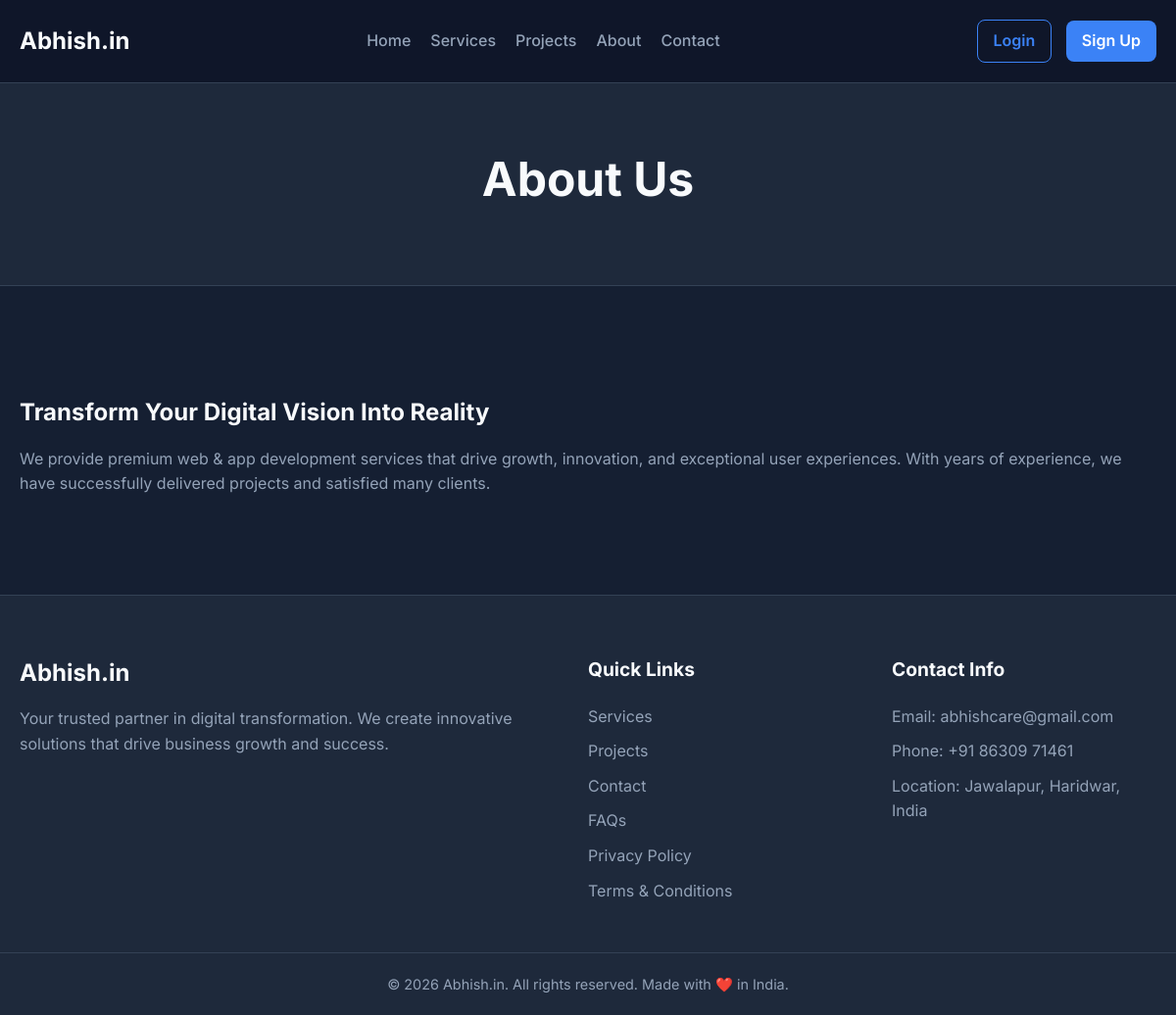
/index.php?url=pages/about, run on the app's committed database.
### tables this page shows
CREATE TABLE IF NOT EXISTS pages (
    id INT AUTO_INCREMENT PRIMARY KEY,
    slug VARCHAR(100) NOT NULL UNIQUE,
    title VARCHAR(255) NOT NULL,
    content LONGTEXT NOT NULL,
    created_at TIMESTAMP DEFAULT CURRENT_TIMESTAMP,
    updated_at TIMESTAMP DEFAULT CURRENT_TIMESTAMP ON UPDATE CURRENT_TIMESTAMP
);

### app/controllers/Pages.php (called while the page is built, shortened)
<?php
class Pages extends Controller {
    private $contentModel;
    public function __construct() {
        $this->contentModel = $this->model('ContentModel');
    }
    public function about() {
        $page = $this->contentModel->getPageBySlug('about');
        $data = [
            'settings' => $this->contentModel->getSettings(),
            'page' => $page
        ];
        $this->view('pages/dynamic_page', $data);
    }
}

### core/Router.php (called while the page is built, shortened)
<?php
class Router {
    protected $currentMethod = 'index';
    public function __construct() {
        $url = $this->getUrl();
        if (isset($url[0]) && file_exists('../app/controllers/' . ucwords($url[0]) . '.php')) {
            unset($url[0]);
        }
        $this->currentController = new $this->currentController;
        if (isset($url[1])) {
            if (method_exists($this->currentController, $url[1])) {
                $this->currentMethod = $url[1];
                unset($url[1]);
            }
        }
        $this->params = $url ? array_values($url) : [];
        call_user_func_array([$this->currentController, $this->currentMethod], $this->params);
    }
    public function getUrl() {
        if (isset($_GET['url'])) {
            $url = rtrim($_GET['url'], '/');
            $url = filter_var($url, FILTER_SANITIZE_URL);
            $url = explode('/', $url);
            return $url;
        }
        return [];
    }
}

### public/index.php (called while the page is built, shortened)
<?php
spl_autoload_register(function ($className) {
    $file = '../core/' . $className . '.php';
});
$init = new Router();

### core/Database.php (called while the page is built, shortened)
<?php
class Database {
    private $host = DB_HOST;
    private $user = DB_USER;
    private $pass = DB_PASS;
    private $dbname = DB_NAME;
    public $dbh;
    private $stmt;
    public function __construct() {
        $dsn = 'mysql:host=' . $this->host . ';dbname=' . $this->dbname . ';charset=utf8mb4';
        $options = array(
            PDO::ATTR_PERSISTENT => true,
            PDO::ATTR_ERRMODE => PDO::ERRMODE_EXCEPTION
        );
        try {
            $this->dbh = new PDO($dsn, $this->user, $this->pass, $options);
        } catch (PDOException $e) {
            $this->error = $e->getMessage();
            error_log('Database connection error: ' . $this->error);
            die('Database Connection Failed. Please ensure the database is running and configured correctly in config/config.php.');
        }
    }
    public function query($sql) {
        $this->stmt = $this->dbh->prepare($sql);
    }
    public function bind($param, $value, $type = null) {
        if (is_null($type)) {
            switch (true) {
                default:
                    $type = PDO::PARAM_STR;
            }
        }
        $this->stmt->bindValue($param, $value, $type);
    }
    public function execute() {
        return $this->stmt->execute();
    }
    public function single() {
        $this->execute();
        return $this->stmt->fetch(PDO::FETCH_OBJ);
    }
}

### app/models/ContentModel.php (called while the page is built, shortened)
<?php
class ContentModel {
    private $db;
    public function __construct() {
        $this->db = new Database();
    }
    public function getSettings() {
        $this->db->query("SELECT * FROM settings");
        $results = $this->db->resultSet();
        $settings = [];
        foreach ($results as $row) {
            $settings[$row->setting_key] = $row->setting_value;
        }
        return $settings;
    }
    public function getPageBySlug($slug) {
        $this->db->query("SELECT * FROM pages WHERE slug = :slug");
        $this->db->bind(':slug', $slug);
        return $this->db->single();
    }
}

### app/views/pages/dynamic_page.php (the view)
<?php require_once APPROOT . '/app/views/partials/header.php'; ?>
<section class="section page-header">
    <div class="container">
        <h1><?= htmlspecialchars($data['page']->title); ?></h1>
    </div>
</section>
<section class="section bg-light">
    <div class="container content-area">
        <?= $data['page']->content; ?>
    </div>
</section>
<?php require_once APPROOT . '/app/views/partials/footer.php'; ?>

### public/css/style.css (style rules this page uses)
:root { --primary-color: #3b82f6; --primary-dark: #2563eb; --secondary-color: #1e293b; --text-color: #f8fafc; --text-muted: #94a3b8; --bg-dark: #0f172a; --bg-card: #1e293b; --border-color: #334155; --font-family: 'Inter', sans-serif; --border-radius: 8px; }
* { margin: 0; padding: 0; box-sizing: border-box; }
body { font-family: var(--font-family); background-color: var(--bg-dark); color: var(--text-color); line-height: 1.6; }
.container { max-width: 1200px; margin: 0 auto; padding: 0 20px; }
.section { padding: 80px 0; }
.bg-light { background-color: #151f32; }
.page-header { text-align: center; background-color: var(--secondary-color); padding: 60px 0; border-bottom: 1px solid var(--border-color); }
.page-header h1 { font-size: 3rem; margin-bottom: 10px; }
.content-area h2 { margin-top: 30px; margin-bottom: 15px; }
.content-area p { margin-bottom: 20px; color: var(--text-muted); }

### data on the page
pages: title "About Us", content "Transform Your Digital Vision Into Reality We provide premium web & app development services that drive growth, innovation, and exceptional user experiences. With years of experience, we have successfully delivered projects and satisfied many clients."

### other printed values
$data['settings']['site_name'] "Abhish.in"
$data['settings']['contact_email'] "abhishcare@gmail.com"
$data['settings']['contact_phone_1'] "+91 86309 71461"
$data['settings']['contact_location'] "Jawalapur, Haridwar, India"
